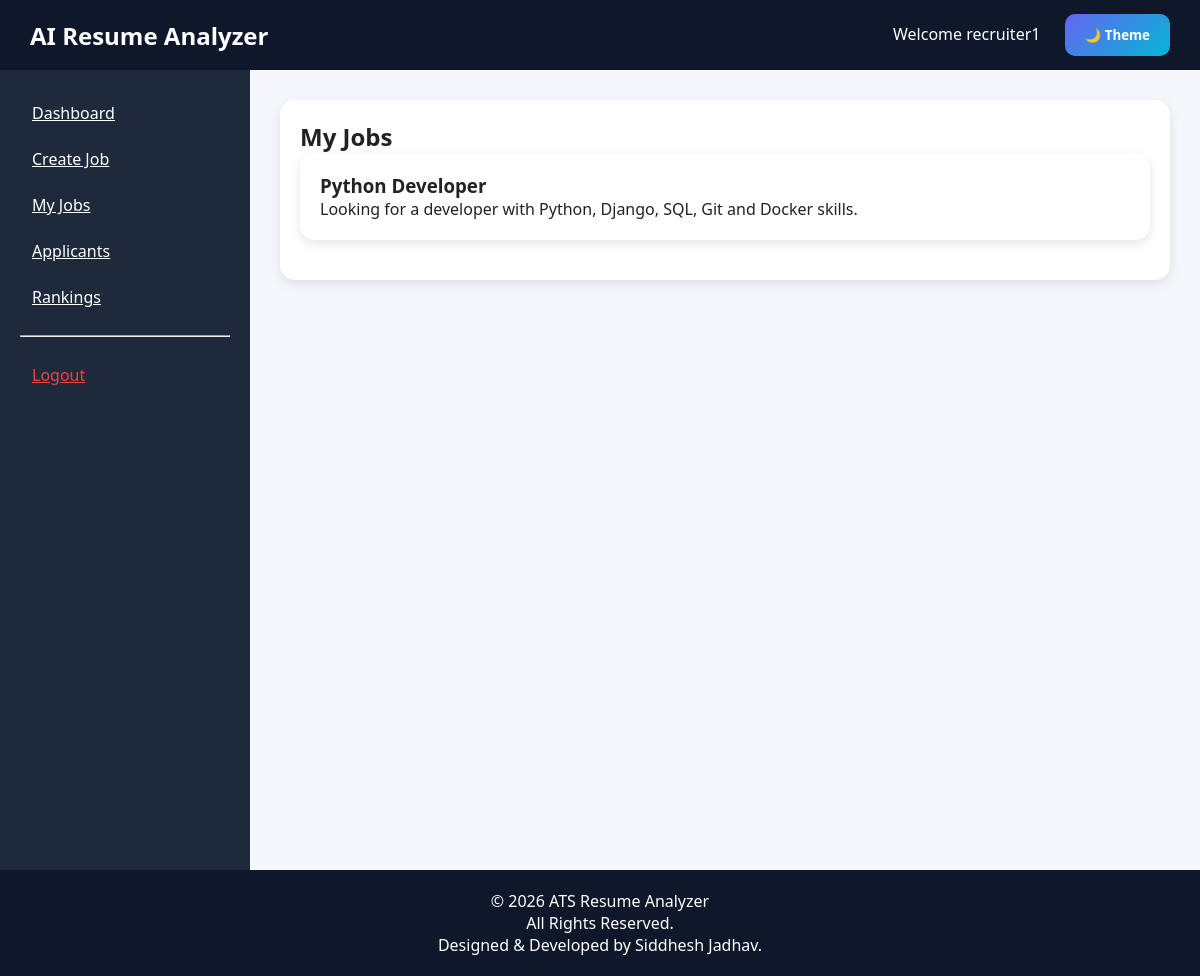
Page /jobs/ (signed in) on the committed database.
### accounts/models.py (models this page shows, shortened)
class User(AbstractUser):
    ROLE_CHOICES = (
        ('candidate', 'Candidate'),
        ('recruiter', 'Recruiter'),
        ('admin', 'Admin'),
    )
    role = models.CharField(
        max_length=20,
        choices=ROLE_CHOICES
    )

### jobs/models.py (models this page shows, shortened)
class Job(models.Model):
    recruiter = models.ForeignKey(
        settings.AUTH_USER_MODEL,
        on_delete=models.CASCADE
    )
    title = models.CharField(
        max_length=200
    )
    description = models.TextField()
    created_at = models.DateTimeField(
        auto_now_add=True
    )

### jobs/views.py (the view)
@login_required
def jobs_list(request):
    jobs = Job.objects.filter(
        recruiter=request.user
    )
    return render(
        request,
        'recruiter/jobs_list.html',
        {
            'jobs': jobs
        }
    )

### templates/recruiter/jobs_list.html (shortened to what this page needs)
{% extends 'layouts/base.html' %}
{% block content %}
<div class="card">
    <h2>My Jobs</h2>
    {% for job in jobs %}
        <div class="card">
            <h3>
                {{ job.title }}
            </h3>
            <p>
                {{ job.description }}
            </p>
        </div>
    {% empty %}
        <p>
            No jobs created yet.
        </p>
    {% endfor %}
</div>
{% endblock %}

### templates/includes/navbar.html
<nav
style="
height:70px;
background:#0f172a;
display:flex;
justify-content:space-between;
align-items:center;
padding:0 30px;
"
>
    <h2 style="color:white;">
        AI Resume Analyzer
    </h2>
    <div>
        <span
        style="
        color:white;
        margin-right:20px;
        "
        >
            Welcome
            {{ request.user.username }}
        </span>
        <button
        id="themeToggle"
        class="btn"
        >
            🌙 Theme
        </button>
    </div>
</nav>

### static/css/style.css (style rules this page uses)
.btn { display:inline-block; padding:12px 25px; border:none; border-radius:8px; text-decoration:none; font-weight:bold; cursor:pointer; transition:0.3s; }
.card { background:white; padding:25px; border-radius:15px; box-shadow:0 4px 15px rgba(0,0,0,0.1); }

### templates/layouts/base.html (style rules this page uses)
* { margin:0; padding:0; box-sizing:border-box; font-family:'Segoe UI',sans-serif; }
body { background:#f5f7fb; color:#222; transition:0.3s; }
.card { background:white; padding:20px; border-radius:15px; margin-bottom:20px; box-shadow:0 4px 12px rgba(0,0,0,0.1); transition:0.3s; }
.btn { padding:12px 20px; border:none; border-radius:10px; cursor:pointer; color:white; background:linear-gradient( 135deg, #6366f1, #06b6d4 ); transition:0.3s; }

### rows in the picture
User: user.username "recruiter1"
Job: title "Python Developer", description "Looking for a developer with Python, Django, SQL, Git and Docker skills."
